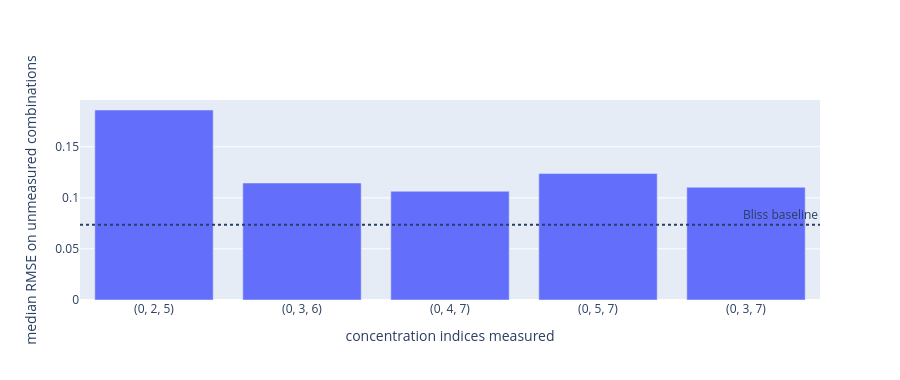

Notebook code for this chart:
### Markdown cell above
## 3. Does the answer depend on which three dose levels are measured?

### Code cell
LEVELS = [(0, 2, 5), (0, 3, 6), (0, 4, 7), (0, 5, 7), (0, 3, 7)]
lev = {}
for L in LEVELS:
    e = []
    for m in MATS:
        P, held = quad9(m["V"], L)
        e.append(np.sqrt(((P - m["V"])[held] ** 2).mean()))
    lev[str(L)] = float(np.median(e))
print({k: round(v, 3) for k, v in lev.items()}, "| Bliss:", round(float(RES.rmse_bliss.median()), 3))
fig = go.Figure(go.Bar(x=list(lev), y=list(lev.values())))
fig.add_hline(y=float(RES.rmse_bliss.median()), line_dash="dot", annotation_text="Bliss baseline")
fig.update_layout(xaxis_title="concentration indices measured", yaxis_title="median RMSE on unmeasured combinations", height=380)
fig

### Figure 1 — Plotly figure (JSON) as saved in the notebook; plotly's stock layout.template omitted (floating-point values rounded to 4 significant figures)
{"data": [{"type": "bar", "x": ["(0, 2, 5)", "(0, 3, 6)", "(0, 4, 7)", "(0, 5, 7)", "(0, 3, 7)"], "y": [0.186, 0.1145, 0.1065, 0.1238, 0.1104]}], "layout": {"annotations": [{"showarrow": false, "text": "Bliss baseline", "x": 1, "xanchor": "right", "xref": "x domain", "y": 0.07361, "yanchor": "bottom", "yref": "y"}], "height": 380, "shapes": [{"line": {"dash": "dot"}, "type": "line", "x0": 0, "x1": 1, "xref": "x domain", "y0": 0.07361, "y1": 0.07361, "yref": "y"}], "xaxis": {"title": {"text": "concentration indices measured"}}, "yaxis": {"title": {"text": "median RMSE on unmeasured combinations"}}}}
